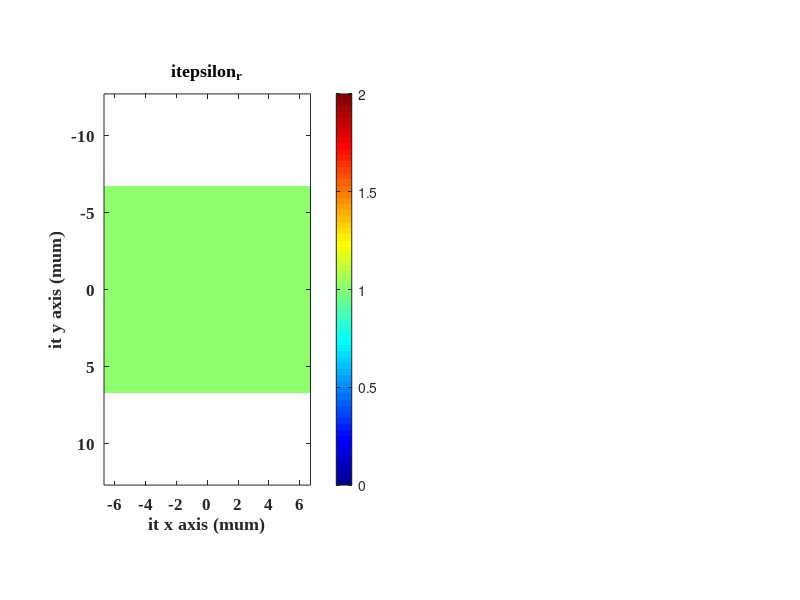

This figure's MATLAB source: (Note: this script raises an error after producing the figure.)
%% Simulation problem setting
clear; clc; close all;
e0 = 8.854*10^-12;      % Permittivity of vacuum [farad/meter]
u0 = 4*pi*10^-7;        % Permeability of vacuum [henry/meter]
c0 = 1/(e0*u0)^0.5;     % Speed of light         [meter/second]
f_max = 193.41448e12;   % Highest frequncy       [Hz]
lambda = c0/f_max;      % Wavelength             [meter]
Slab_THK = 1000e-9;     % Dummy dielectric slab  [meter]
er_slab = 1;            % Relative permittivity of slab
ur_slab = 1;            % Relative permeability of slab
d_min = min(Slab_THK);% Critical dimension
nbc = 1;                % Refraction index at the boundary
N_Wavelength = 20;      % Wavelength sampling
N_Structure = 10;       % Feature of structure sampling
NPML = [20,20,20,20];   % Number of PML cells
Nxscr = 51;             % Source x position
Nyscr = 51;             % Source y position
%% Initial Grid Resolution :
dx_Wavelength = c0/f_max/N_Wavelength;         % Δ = λ/N; N>=10
dx_Structure = d_min/N_Structure;              % Δ = d_min/N; N>=1, resolve the smallest feature with at 1 to 4 cells.
dx = min(dx_Wavelength,dx_Structure);          % The initial Grid size
%% "Snap" Grid to Critical Dimensions
Mx = ceil(Slab_THK/dx);                        
dx = Slab_THK/Mx;                              % Adjust the grid size
dy = dx;
%% The Courant Stability Condition
dt = nbc/2/c0/sqrt((1/dx)^2 + (1/dy)^2);       % Δt < n/2/c0/sqrt(Δx^-2 + Δy^-2 + Δz^-2) [second]
%% Build permittivity & permeability matrix of simulation space
% PML + space(3λ) + Structure + space(3λ) + PML
Nx = NPML(1) + round(3*lambda/dx) + Slab_THK/dx + round(3*lambda/dx) + NPML(2);
Ny = NPML(3) + round(3*lambda/dy) + Slab_THK/dy + round(3*lambda/dy) + NPML(3);
x = linspace(-(dx*Nx)/2,(dx*Nx)/2,Nx);
y = linspace(-(dy*Ny)/2,(dy*Ny)/2,Ny);
%% 2x grid
Nx2 = 2*Nx;
Ny2 = 2*Ny;
dx2 = dx/2;
dy2 = dy/2;
ER2 = zeros(Nx2,Ny2)+er_slab;
UR2 = zeros(Nx2,Ny2)+ur_slab;

ERzz = ER2(1:2:Nx2,1:2:Ny2);
URxx = UR2(1:2:Nx2,2:2:Ny2);
URyy = UR2(2:2:Nx2,1:2:Ny2);


h1 = figure(1);
set(h1,'Name','Permittivity & Permeability','color','w','units','normalized','outerposition',[0 0.55 0.5 0.4])
subplot(1,2,1)
imagesc(x*1e6,y*1e6,ERzz);axis equal;axis tight;
xlabel("\it x axis (\mum)"); ylabel("\it y axis (\mum)");title("\it\epsilon_r");
set(gca,'Fontname','times new roman');set(gca,'Fontweight','bold');set(gca,'fontsize',12);
colormap jet;colorbar;
hold on
rectangle('Position',[min(x)*1e6 min(y)*1e6 NPML(1)*dx*1e6 Nx*dx*1e6],...
            'FaceColor',[0.1 0.1 0.1 0.5],'EdgeColor','k');
rectangle('Position',[max(x)*1e6-NPML(2)*dx*1e6 min(y)*1e6 NPML(2)*dx*1e6 Nx*dx*1e6],...
            'FaceColor',[0.1 0.1 0.1 0.5],'EdgeColor','k');
rectangle('Position',[min(x)*1e6 min(y)*1e6 Ny*dy*1e6 NPML(3)*dx*1e6],...
            'FaceColor',[0.1 0.1 0.1 0.5],'EdgeColor','k');
rectangle('Position',[min(x)*1e6 max(y)*1e6-NPML(3)*dx*1e6 Ny*dy*1e6 NPML(3)*dx*1e6],...
            'FaceColor',[0.1 0.1 0.1 0.5],'EdgeColor','k');
hold off
subplot(1,2,2)
imagesc(x*1e6,y*1e6,URxx);axis equal;axis tight;
xlabel("\it x axis (\mum)"); ylabel("\it y axis (\mum)");title("\it\mu_r");
set(gca,'Fontname','times new roman');set(gca,'Fontweight','bold');set(gca,'fontsize',12);
colormap jet;colorbar;
hold on
rectangle('Position',[min(x)*1e6 min(y)*1e6 NPML(1)*dx*1e6 Nx*dx*1e6],...
            'FaceColor',[0.1 0.1 0.1 0.5],'EdgeColor','k');
rectangle('Position',[max(x)*1e6-NPML(2)*dx*1e6 min(y)*1e6 NPML(2)*dx*1e6 Nx*dx*1e6],...
            'FaceColor',[0.1 0.1 0.1 0.5],'EdgeColor','k');
rectangle('Position',[min(x)*1e6 min(y)*1e6 Ny*dy*1e6 NPML(3)*dx*1e6],...
            'FaceColor',[0.1 0.1 0.1 0.5],'EdgeColor','k');
rectangle('Position',[min(x)*1e6 max(y)*1e6-NPML(3)*dx*1e6 Ny*dy*1e6 NPML(3)*dx*1e6],...
            'FaceColor',[0.1 0.1 0.1 0.5],'EdgeColor','k');
hold off
%% Compute the Number of Steps
n_max = max([sqrt(er_slab),nbc]);     % Maximum of refractive index in space
t_prop = n_max*sqrt((Nx*dx)^2+(Ny*dy)^2)/c0;              % Time it takes a wave to propagate across the grid
tau = 1/f_max/pi;                     % tau ~= 0.5/f_max;
T = 12*tau + 1*t_prop;                % Rule of thumb : T = 12tao + 5t_prop
STEPS = round(T/dt);                  % Number of iterations
%% Gaussian Pulse Source
nsrc = 1;                             % material refractive index where source is injectd
t0 = tau*6;                           % t0 > 3*tau
t = (0:STEPS-1)*dt;                   % Simulation time (s)
Source_E = exp(-((t-t0)/tau).^2);     % E field Gaussian Pulse
Source_D = ERzz(round(Nx/3),round(Nx/3)) * sqrt(e0/u0) *  Source_E;     % D field Gaussian Pulse

h2 = figure(2);
set(h2,'Name','Gaussian Pulse Source','color','w'...
    ,'units','normalized','outerposition',[0.5 0.025 0.2 0.4])
plot(t*1e9,Source_D,'color','b','linewidth',2),hold on;
plot(t*1e9,Source_D.*sin(2*pi*f_max*t),'color','r','linewidth',2),hold off;axis tight
set(gca,'Fontname','times new roman');set(gca,'Fontweight','bold');set(gca,'fontsize',12)
xlabel("\itt (ns)"),title('$\mathbf{\mathit{e^{-\frac{(t-t_{0})^{2}}{\tau^{2}}}}}$','Interpreter','latex','fontsize',20)
%% PML sigma
sigx = zeros(Nx2,Ny2);
% xmin PML
for nx = 1 : 2*NPML(1)
    nx1 = 2*NPML(1) - nx + 1;
    sigx(nx1,:) = (0.5*e0/dt)*(nx/2/NPML(1))^3;
end
% xmax PML
for nx = 1 : 2*NPML(2)
    nx1 = Nx2 - 2*NPML(2) + nx;
    sigx(nx1,:) = (0.5*e0/dt)*(nx/2/NPML(2))^3;
end

sigy = zeros(Nx2,Ny2);
% ymin PML
for ny = 1 : 2*NPML(3)
    ny1 = 2*NPML(1) - ny + 1;
    sigy(:,ny1) = (0.5*e0/dt)*(ny/2/NPML(3))^3;
end
% ymax PML
for ny = 1 : 2*NPML(4)
    ny1 = Ny2 - 2*NPML(4) + ny;
    sigy(:,ny1) = (0.5*e0/dt)*(ny/2/NPML(4))^3;
end
h3 = figure(3);
set(h3,'Name','PML of Sigma','color','w','units','normalized','outerposition',[0.5 0.55 0.5 0.4])
subplot(1,2,1)
imagesc(x*1e6,y*1e6,sigx');xlabel("\itx axis (\mum)");ylabel("\ity axis (\mum)");axis equal;axis tight;
title("\sigma_x");colorbar;colormap jet;
subplot(1,2,2)
imagesc(x*1e6,y*1e6,sigy');xlabel("\itx axis (\mum)");ylabel("\ity axis (\mum)");axis equal;axis tight;
title("\sigma_y");colorbar;colormap jet;
%% Initialized Fields & Curl Arrays & Integration Arrays
 Ez  = zeros(Nx,Ny); Hx  = zeros(Nx,Ny); Hy  = zeros(Nx,Ny);
 CEx = zeros(Nx,Ny); CEy = zeros(Nx,Ny); CHz = zeros(Nx,Ny);
ICEx = zeros(Nx,Ny);ICEy = zeros(Nx,Ny); IDz = zeros(Nx,Ny);

%% Compute Update Coefficients
%Coefficients for Updata equation for Hx
sigHx = sigx(1:2:Nx2,2:2:Ny2);
sigHy = sigy(1:2:Nx2,2:2:Ny2);
mHx0  =  (1/dt) + sigHy/(2*e0);
mHx1  = ((1/dt) - sigHy/(2*e0)) ./ mHx0;
mHx2  = - c0./URxx ./ mHx0;
mHx3  = -(c0*dt/e0) * sigHx./URxx ./ mHx0;
%Coefficients for Updata equation for Hy
sigHx = sigx(2:2:Nx2,1:2:Ny2);
sigHy = sigy(2:2:Nx2,1:2:Ny2);
mHy0  =  (1/dt) + sigHx/(2*e0);
mHy1  = ((1/dt) - sigHx/(2*e0)) ./ mHy0;
mHy2  = - c0./URyy ./ mHy0;
mHy3  = -(c0*dt/e0) * sigHy./URyy ./ mHy0;
%Coefficients for Updata equation for Dz
sigDx = sigx(1:2:Nx2,1:2:Ny2);
sigDy = sigy(1:2:Nx2,1:2:Ny2);
mDz0  = (1/dt) + (sigDx + sigDy)/(2*e0)...
               + sigDx.*sigDy*(dt/4/e0^2);
mDz1  = (1/dt) - (sigDx + sigDy)/(2*e0)...
               - sigDx.*sigDy*(dt/4/e0^2);
mDz1  = mDz1./mDz0;
mDz2  = c0./mDz0;
mDz4  = - (dt/e0^2)*sigDx.*sigDy./mDz0;
mEz1 = 1./ERzz; Dz = Ez./mEz1;
%% Visualize Fields
h4 = figure(4);
set(h4,'Name','FDTD Monitor','color','w'...
    ,'units','normalized','outerposition',[0 0.025 0.5 0.5]);
subplot(1,2,1)
f1 = imagesc(x*1e6,y*1e6,Ez*120*pi);
xlabel("\it x axis (\mum)"); ylabel("\it y axis (\mum)");
set(gca,'Fontname','times new roman');set(gca,'Fontweight','bold');set(gca,'fontsize',18)
colormap jet; caxis([-0.08 0.08]);axis equal;axis tight
hold on
%PML : xmin、xmax、ymin、ymax
rectangle('Position',[min(x)*1e6 min(y)*1e6 NPML(1)*dx*1e6 Nx*dx*1e6],...
            'FaceColor',[0.1 0.1 0.1 0.5],'EdgeColor','k');
rectangle('Position',[max(x)*1e6-NPML(2)*dx*1e6 min(y)*1e6 NPML(2)*dx*1e6 Nx*dx*1e6],...
            'FaceColor',[0.1 0.1 0.1 0.5],'EdgeColor','k');
rectangle('Position',[min(x)*1e6 min(y)*1e6 Ny*dy*1e6 NPML(3)*dx*1e6],...
            'FaceColor',[0.1 0.1 0.1 0.5],'EdgeColor','k');
rectangle('Position',[min(x)*1e6 max(y)*1e6-NPML(3)*dx*1e6 Ny*dy*1e6 NPML(3)*dx*1e6],...
            'FaceColor',[0.1 0.1 0.1 0.5],'EdgeColor','k');
hold off
subplot(1,2,2)
plot((1:STEPS)*dt*1e15,Source_D,'color','b','linewidth',2);hold on;
xlabel("\itt (fs)"),title('$\mathbf{\mathit{e^{-\left ( \frac{t-t_{0}}{\tau} \right )^{2}}}}$','Interpreter','latex','fontsize',36)
set(gca,'Fontname','times new roman');set(gca,'Fontweight','bold');set(gca,'fontsize',18)
T = 1;
f2 = plot(T*dt*1e15,Source_D(T),'o','markeredgecolor','k','markerfacecolor','r');

%% Time steps loop
for T = 1:STEPS
    % Compute Curl of E 
    % (BC = Periodic)
    CEx =  diff([Ez,Ez(:,1)],1,2)/dy; 
    CEy = -diff([Ez;Ez(1,:)],1,1)/dx;
    % (BC = Dirichlet)
%     CEx =  diff([Ez,zeros(Nx,1)],1,2)/dy; 
%     CEy = -diff([Ez;zeors(1,Ny)],1,1)/dx;
    % Update H integrations
    ICEx = ICEx + CEx;
    ICEy = ICEy + CEy;
    % Update H Field
    Hx = mHx1.*Hx + mHx2.*CEx + mHx3.*ICEx;
    Hy = mHy1.*Hy + mHy2.*CEy + mHy3.*ICEy;
    % Complute Curl of H
    % BC : Periodic
    CHz = diff([Hy(end,:);Hy],1,1)/dx - diff([Hx(:,end),Hx],1,2)/dy;
    % BC : Dirichlet
%     CHz = diff([zeros(1,Ny);Hy],1,1)/dx - diff([zeros(Nx,1),Hx],1,2)/dy;
    IDz = IDz + Dz;
    % Update Dz
    Dz = mDz1.*Dz + mDz2.*CHz + mDz4.*IDz;
    % Inject Source
    Dz(Nxscr,Nyscr) = Dz(Nxscr,Nxscr) + Source_D(T);
    % Update Ez
    Ez = mEz1.*Dz;
    
    % Visualize
    subplot(1,2,1)
    set(f1,'CData',Ez*120*pi)  % Reset the data.
    title("Field at steps "+T+" of "+STEPS);
    set(f2,'XData',T*dt*1e15)
    set(f2,'YData',Source_D(T))
    drawnow
end